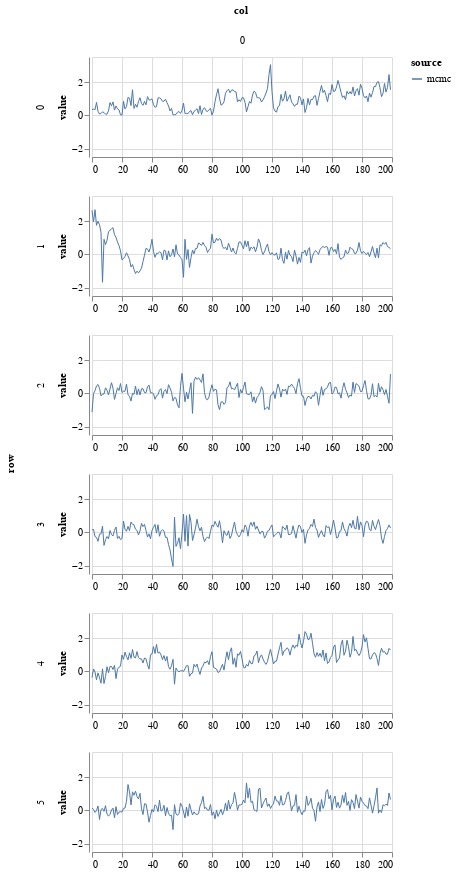

Notebook code for this chart:
### Markdown cell above
## Plot MCMC samples

### Code cell
param = 'beta'
df = get_post_df(ps[param]) 
df['source'] = 'mcmc'
plot_line(df, height=100)

### Figure 1 — Vega-Lite specification as saved in the notebook (floating-point values rounded to 4 significant figures; data arrays with more than 128 entries replaced by an {"elided": "..."} marker saying what was removed)
{"config": {"view": {"continuousWidth": 400, "continuousHeight": 300}}, "data": {"name": "data-036f433ec2d38622f303412a14b4e4fd"}, "mark": {"type": "line", "strokeWidth": 1}, "encoding": {"color": {"type": "nominal", "field": "source"}, "column": {"type": "quantitative", "field": "col"}, "row": {"type": "quantitative", "field": "row"}, "x": {"type": "quantitative", "field": "idx", "title": null}, "y": {"type": "quantitative", "field": "value"}}, "height": 100, "resolve": {"scale": {"x": "independent"}}, "width": 300, "$schema": "https://vega.github.io/schema/vega-lite/v4.8.1.json", "datasets": {"data-036f433ec2d38622f303412a14b4e4fd": {"elided": "1200 records"}}}
